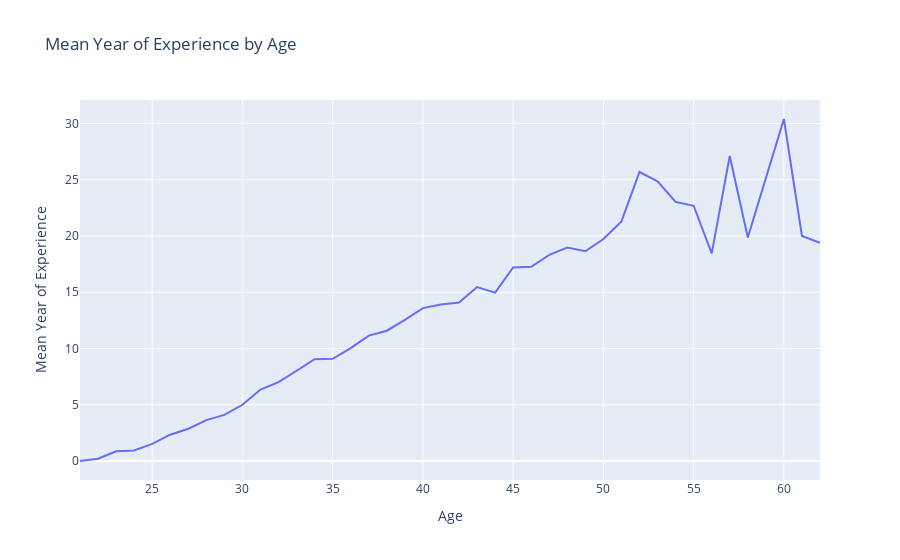

Source (notebook cell):
### Markdown cell above
### Experience by Age

### Code cell
mean_experience_by_age = df.groupby('Age')['Years of Experience'].mean().round(2).reset_index()
fig = px.line(mean_experience_by_age, x='Age', y='Years of Experience', title='Mean Year of Experience by Age')
fig.update_layout(xaxis_title='Age', yaxis_title='Mean Year of Experience')
fig.show()

### Figure 1 — Plotly figure (JSON) as saved in the notebook; plotly's stock layout.template omitted (floating-point values rounded to 4 significant figures)
{"data": [{"hovertemplate": "Age=%{x}<br>Years of Experience=%{y}<extra></extra>", "legendgroup": "", "line": {"color": "#636efa", "dash": "solid"}, "marker": {"symbol": "circle"}, "mode": "lines", "name": "", "orientation": "v", "showlegend": false, "type": "scatter", "x": [21, 22, 23, 24, 25, 26, 27, 28, 29, 30, 31, 32, 33, 34, 35, 36, 37, 38, 39, 40, 41, 42, 43, 44, 45, 46, 47, 48, 49, 50, 51, 52, 53, 54, 55, 56, 57, 58, 60, 61, 62], "xaxis": "x", "y": [0, 0.2, 0.87, 0.93, 1.52, 2.34, 2.87, 3.63, 4.1, 5, 6.35, 7.01, 8.02, 9.05, 9.09, 10.04, 11.15, 11.58, 12.54, 13.59, 13.91, 14.09, 15.46, 14.97, 17.2, 17.26, 18.32, 18.97, 18.64, 19.73, 21.3, 25.69, 24.86, 23.03, 22.69, 18.45, 27.11, 19.86, 30.4, 20, 19.4], "yaxis": "y"}], "layout": {"legend": {"tracegroupgap": 0}, "title": {"text": "Mean Year of Experience by Age"}, "xaxis": {"anchor": "y", "domain": [0, 1], "title": {"text": "Age"}}, "yaxis": {"anchor": "x", "domain": [0, 1], "title": {"text": "Mean Year of Experience"}}}}
